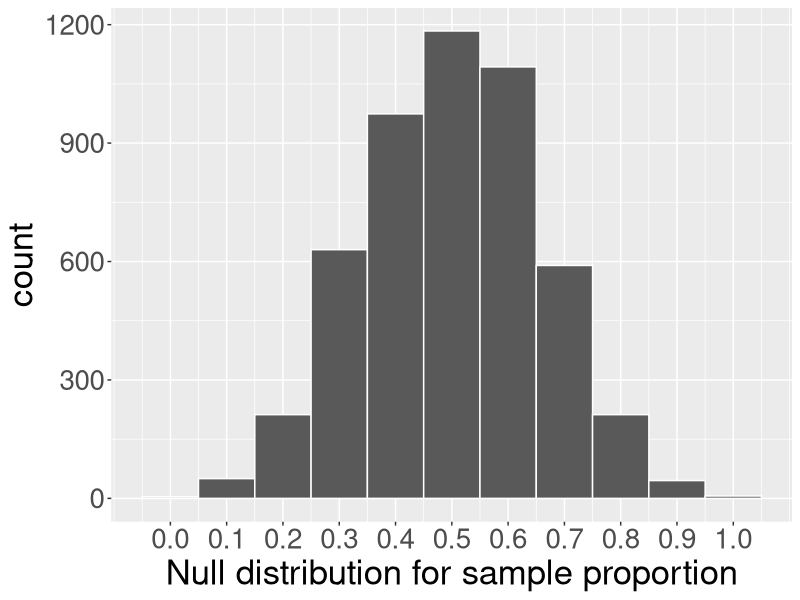
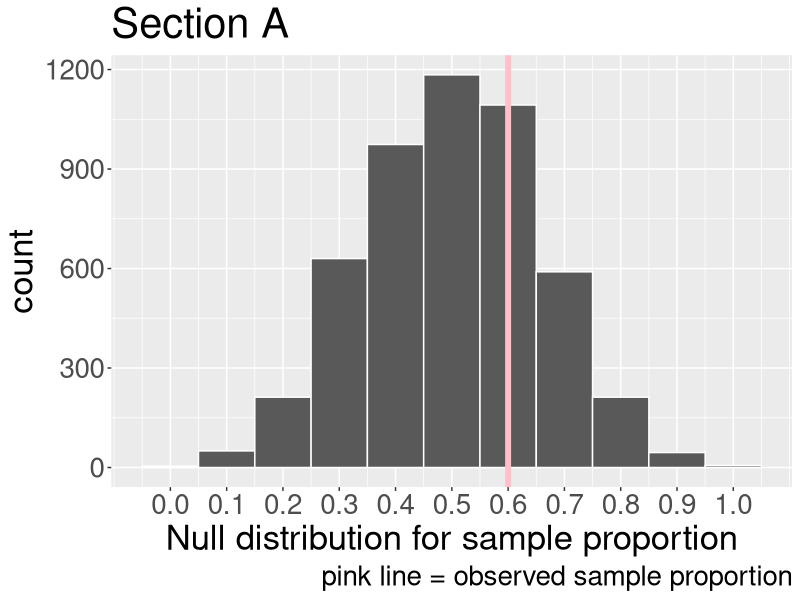
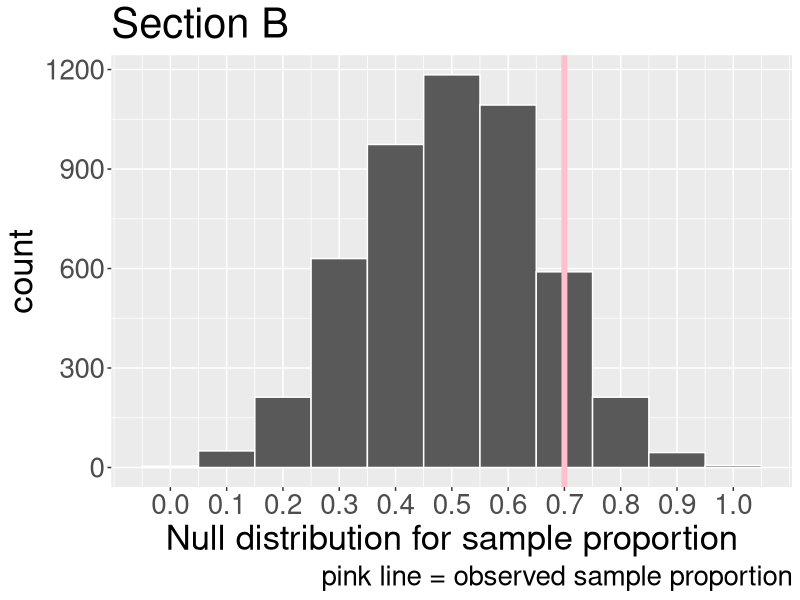
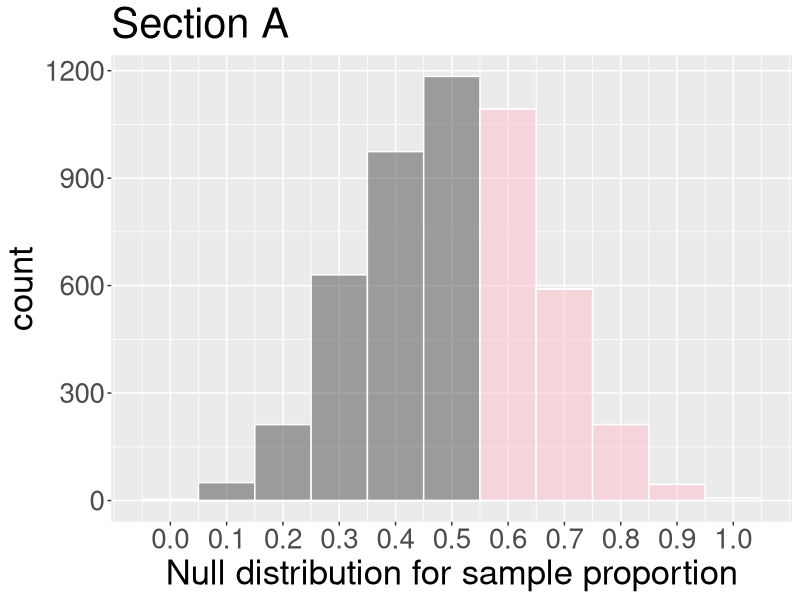
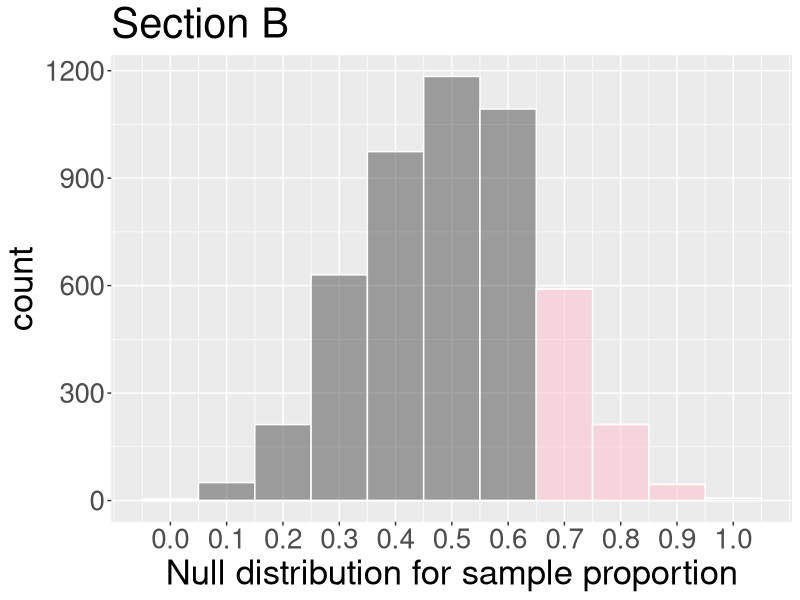

These charts were generated, in order, by the following R code:
## ---- chunk 1
knitr::opts_chunk$set(echo = F, warning = F, messabundance = F)
library(tidyverse)
library(readr)
library(kableExtra)
plot_theme <- theme(text = element_text(size = 24))

get_bootstrap <- function(x, n, B, stat){
  bootstrap_stats <- rep(NA, B)
  for(b in 1:B){
    # resample
    x_boot <- sample(x = x, size = n, replace = TRUE)
    # calculate and store bootstrap statistic
    if(stat %in% c("mean", "prop")){
      bootstrap_stats[b] <- mean(x_boot)
    }
  }
  bootstrap_stats
}
## ---- chunk 2
n <- 10
pop_a <- c(rep(1, 12), rep(0, 8));
x_a <- c(1, 1, 0, 1, 0, 1, 1, 1, 0, 0); p_a <- mean(x_a)
pop_b <- c(rep(1,18), rep(0, 8)); 
x_b <- c(1, 1, 1, 1, 1, 0, 0, 0, 1, 1); p_b <- mean(x_b)
## ---- chunk 3
set.seed(2)
B <- 5000
n <- 10
p_null_vec <- rep(NA, B)
for(b in 1:B){
  null_samp <- sample(c("orange", "blue"), size = n, replace = T, prob = c(0.5, 0.5))
  p_null_vec[b] <- sum(null_samp == "orange")/n
}
## ---- chunk 4
null_dist <- data.frame(p_null = p_null_vec) |>
  ggplot(aes(x = p_null)) +
  geom_histogram(binwidth = 0.1,col = "white")+
  scale_x_continuous(breaks = seq(0,1,0.1)) +
  labs(x = "Null distribution for sample proportion") +
  theme(text = element_text(size = 25))
null_dist 
## ---- chunk 5
null_dist +
  labs(title = "Section A",caption = "pink line = observed sample proportion") +
  geom_vline(xintercept = p_a, col = "pink", size = 2)
## ---- chunk 6
null_dist +
  labs(title = "Section B", caption = "pink line = observed sample proportion") +
  geom_vline(xintercept = p_b, col = "pink", size = 2)
## ---- chunk 7
data.frame(p_null = p_null_vec) |>
  mutate(greater = p_null >= p_a) |>
  ggplot(aes(x = p_null, fill = greater)) +
  geom_histogram(binwidth = 0.1,col = "white", alpha = 0.5)+
  scale_x_continuous(breaks = seq(0,1,0.1)) +
  labs(x = "Null distribution for sample proportion") +
  theme(text = element_text(size = 25)) +
  labs(title = "Section A") +
  # geom_vline(xintercept = p_a, col = "pink", size = 2) +
  scale_fill_manual(values = c("grey30", "pink"))+
  guides(fill = "none")

p_val_a <- sum(p_null_vec >= p_a)/B
## ---- chunk 8
data.frame(p_null = p_null_vec) |>
  mutate(greater = p_null >= p_b) |>
  ggplot(aes(x = p_null, fill = greater)) +
  geom_histogram(binwidth = 0.1,col = "white", alpha = 0.5)+
  scale_x_continuous(breaks = seq(0,1,0.1)) +
  labs(x = "Null distribution for sample proportion") +
  theme(text = element_text(size = 25)) +
  labs(title = "Section B") +
  # geom_vline(xintercept = p_b, col = "pink", size = 2) +
  scale_fill_manual(values = c("grey30", "pink"))+
  guides(fill = "none")

p_val_b <- sum(p_null_vec >= p_b)/B
